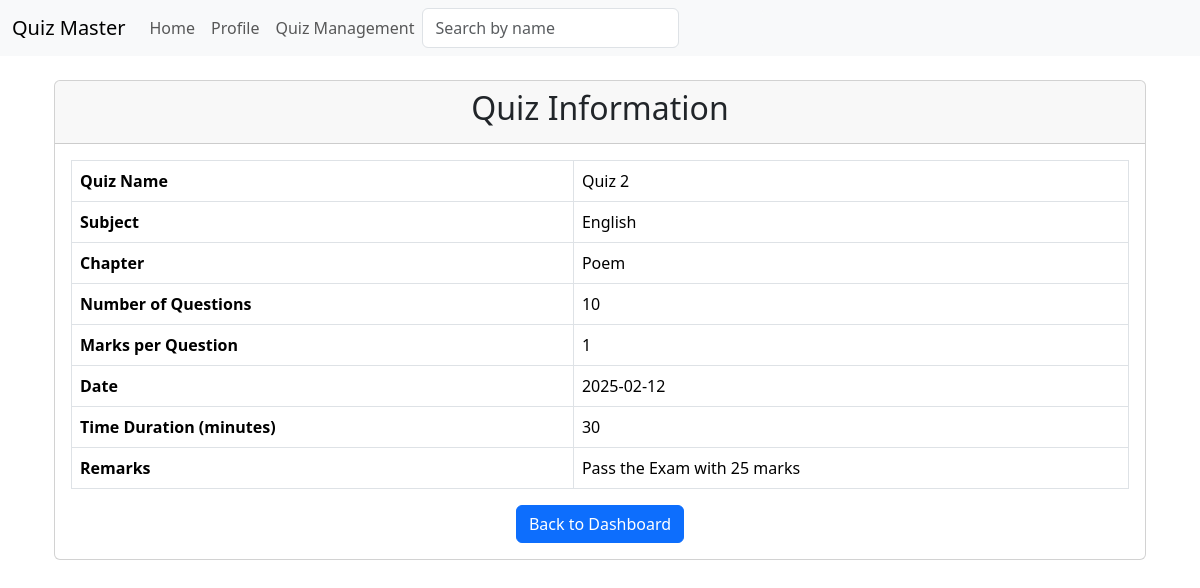
/quiz/1/show (signed in), run on the app's committed database.
### models.py (models this page shows)
class Quiz(db.Model):
    id = db.Column(db.Integer, primary_key = True)
    name = db.Column(db.String(255), nullable = False)
    no_of_question = db.Column(db.Integer, nullable = False)
    marks = db.Column(db.Integer, nullable = False)
    date = db.Column(db.DateTime, default=datetime.utcnow)
    time = db.Column(db.Integer, default=int(datetime.utcnow().timestamp()))
    remark = db.Column(db.String(255))
    chapter_id = db.Column(db.Integer, db.ForeignKey('chapter.id'), nullable=False)
    questions = db.relationship('Question', backref='quiz', lazy=True)

class Subject(db.Model):
    id = db.Column(db.Integer, primary_key = True)
    name = db.Column(db.String(64), nullable = False, unique = True)
    description = db.Column(db.String(150))
    chapters = db.relationship('Chapter', backref='subject', lazy=True)

class Chapter(db.Model):
    id = db.Column(db.Integer, primary_key = True)
    name = db.Column(db.String(64 ), nullable = False)
    description = db.Column(db.String(100))
    subject_id = db.Column(db.Integer, db.ForeignKey('subject.id'), nullable=False)

### routes.py (the view)
@app.route('/quiz/<int:id>/show')
@auth_requried
def show_quiz(id):
    user = User.query.get(session['user_id'])
    quiz = Quiz.query.get_or_404(id)
    chapter = Chapter.query.get(quiz.chapter_id)
    subject = Subject.query.get(chapter.subject_id)
    return render_template('show_quiz_info.html', quiz=quiz, chapter=chapter, subject=subject, user=user)

### routes.py (called while the page is built)
def auth_requried(func):
    @wraps(func)
    def inner(*args, **kwargs):
        if 'user_id' in session:
            return func(*args, **kwargs)
        else:
            flash('You need to be logged in to access this page')
            return redirect(url_for('login'))
    return inner

### templates/show_quiz_info.html
{% extends 'layout.html' %}
{% block content %}
<div class="container mt-4">
    <div class="card custom-card">
        <div class="card-header">
            <h2 class="text-center">Quiz Information</h2>
        </div>
        <div class="card-body">
            <table class="table table-bordered">
                <tr>
                    <th>Quiz Name</th>
                    <td>{{ quiz.name }}</td>
                </tr>
                <tr>
                    <th>Subject</th>
                    <td>{{ subject.name }}</td>
                </tr>
                <tr>
                    <th>Chapter</th>
                    <td>{{ chapter.name }}</td>
                </tr>
                <tr>
                    <th>Number of Questions</th>
                    <td>{{ quiz.no_of_question }}</td>
                </tr>
                <tr>
                    <th>Marks per Question</th>
                    <td>{{ quiz.marks }}</td>
                </tr>
                <tr>
                    <th>Date</th>
                    <td>{{ quiz.date.strftime('%Y-%m-%d') }}</td>
                </tr>
                <tr>
                    <th>Time Duration (minutes)</th>
                    <td>{{ quiz.time }}</td>
                </tr>
                {% if quiz.remark %}
                <tr>
                    <th>Remarks</th>
                    <td>{{ quiz.remark }}</td>
                </tr>
                {% endif %}
            </table>
            <div class="text-center mt-3">
                <a href="{{ url_for('quiz_management') }}" class="btn btn-primary">Back to Dashboard</a>
            </div>
        </div>
    </div>
</div>
{% endblock %}

### data on the page
Quiz: name "Quiz 2", no_of_question "10", marks "1", date "2025-02-12", time "30", remark "Pass the Exam with 25 marks"
Subject: name "English"
Chapter: name "Poem"
